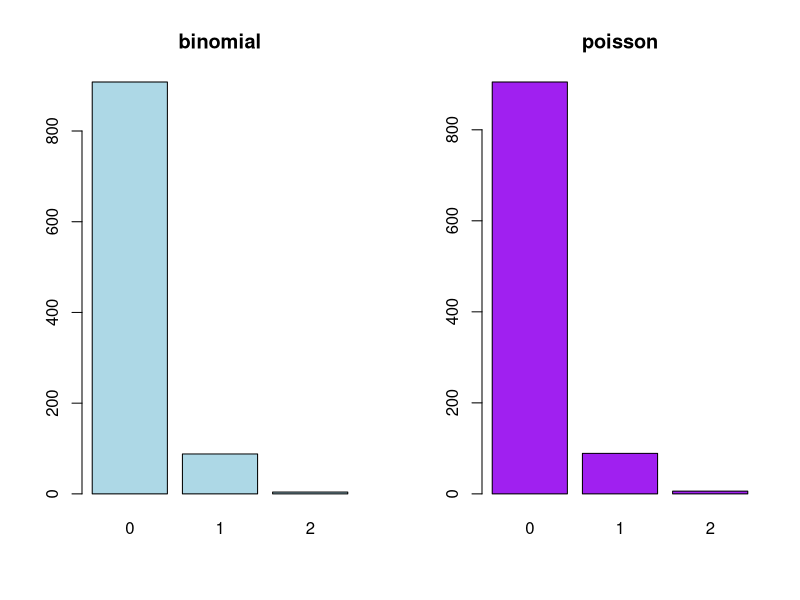
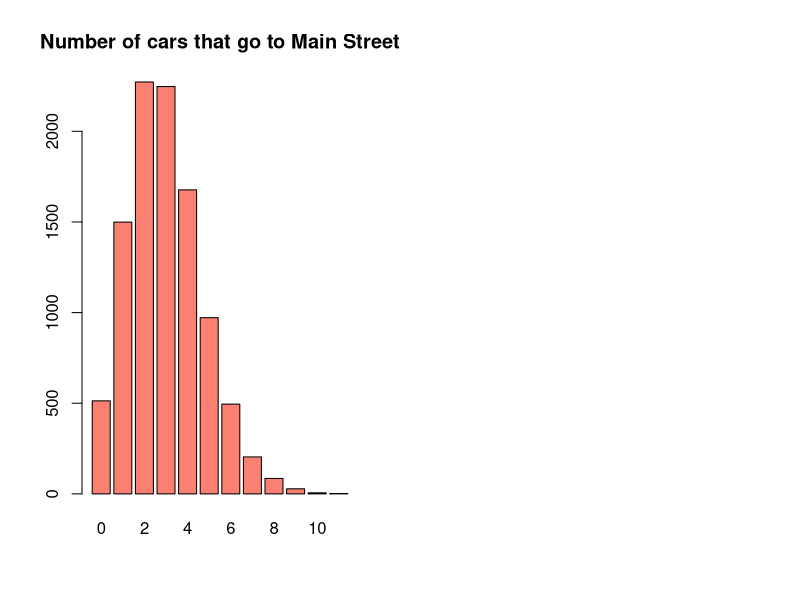

Source code (R) for these figures, in order:
## ---- chunk 1
knitr::opts_chunk$set(echo = TRUE)
## ---- chunk 2
dbinom(0,size=100,prob=0.001)
dbinom(1,size=100,prob=0.001)
1-dbinom(0,size=100,prob=0.001)
dbinom(0,size=200,prob=0.001)
## ---- chunk 3
dpois(0,lambda=0.1)
dpois(1,lambda=0.1)
1-dpois(0,lambda=0.1)
dpois(0,lambda=0.2)
## ---- chunk 4
par(mfrow=c(1,2))
plot(as.factor(rbinom(1000,size=100,prob=0.001)),
     col='lightblue',main='binomial')
plot(as.factor(rpois(1000,lambda=0.1)),
     col='purple',main='poisson')
## ---- chunk 5
#estimated probabilities
estimated=dpois(c(0,1,2,3,4),lambda=537/576) 
estimated[6]=1-sum(dpois(c(0,1,2,3,4),lambda=537/576))

#actual proportions
actual=c(229,211,93,35,7,1)/537

result=cbind(estimated,actual)
rownames(result)=c('0 hit','1 hit','2 hits','3 hits','4 hits', '5 or more hits')
round(result,3)
## ---- chunk 6
nsim=10000
result=rep(NA,nsim)

for(i in 1:nsim){
  numcar=rpois(1,lambda = 4) #total number of cars
  result[i]=rbinom(1,size=numcar,prob=3/4) #number of cars that choose Main Street
}
table(result)/nsim #estimated probabilities
plot(as.factor(result),main='Number of cars that go to Main Street',col='salmon')
## ---- chunk 7
dbinom(1,size=3,prob=0.5)  #a, exactly 1
1-dbinom(0,size=3,prob=0.5)  #a, at least 1

dgeom(2,prob=0.5) #b

dnbinom(1,size=2,prob=0.5) #c
## ---- chunk 8
1-dbinom(0,size=c(1:10),prob=0.5)
